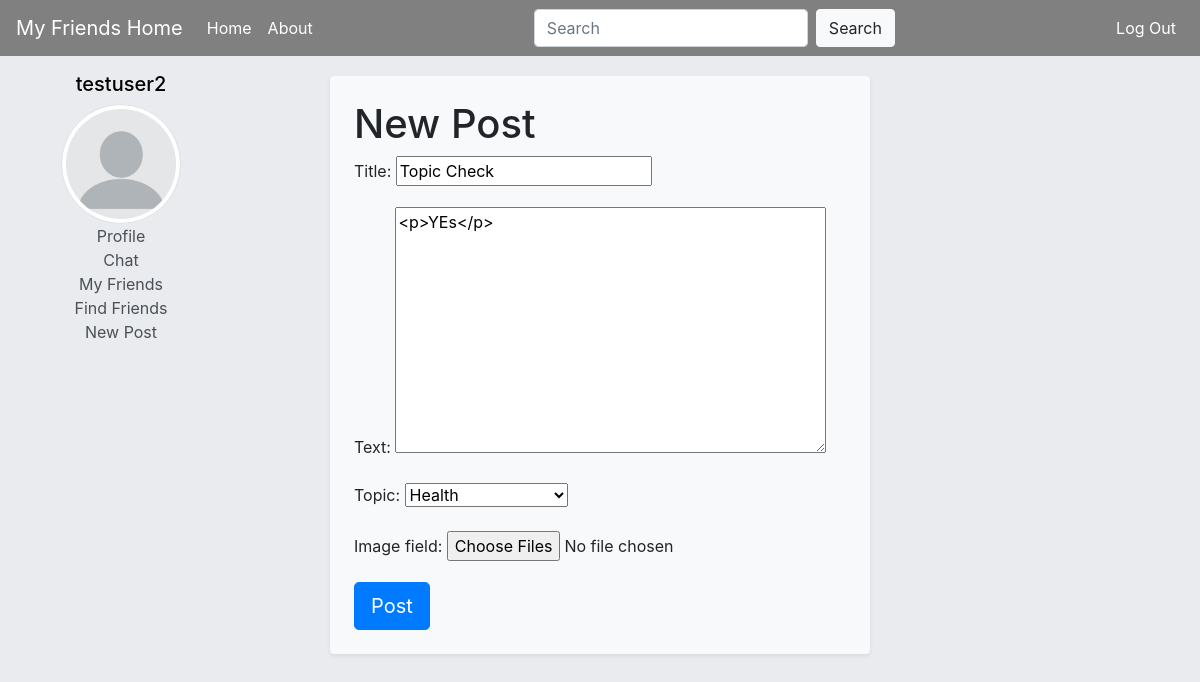
Screenshot of /post/76/update (signed in) with the database file from the repository.
### accounts/models.py (models this page shows, shortened)
class Profile(models.Model):
    user = models.OneToOneField(User, on_delete=models.CASCADE)
    image = models.ImageField(default='default_profile.png', upload_to='', blank=True)
    friends = models.ManyToManyField('Profile', blank=True)

### blog/models.py (models this page shows, shortened)
class Post(models.Model):
    author = models.ForeignKey(User, related_name='posts', on_delete=models.CASCADE)
    title = models.CharField(max_length=200)
    text = models.TextField()
    topic = models.CharField(
        max_length=30,
        choices=(
            ('General', 'General'),
            ('Sports & Fitness', 'Sports & Fitness'),
            ('Health', 'Health'),
            ('Entertainment', 'Entertainment'),
            ('Music', 'Music'),
            ('Education', 'Education'),
            ('Science & Tech', 'Science & Tech'),
            ('Humor', 'Humor'),
            ('Food & Drink', 'Food & Drink'),
            ('Family & Parenting', 'Family & Parenting'),
            ('Style', 'Style'),
            ('Arts', 'Arts'),
            ('Travel', 'Travel'),
            ('Animals', 'Animals'),
        ),
        default='choice1',
    )
    created_date = models.DateTimeField(default=timezone.now)
    likes = models.ManyToManyField(Profile, related_name='likes', blank=True)

### blog/views.py (the view, shortened to what this page needs)
# urls.py: path('post/<int:pk>/update', views.PostUpdateView.as_view(), name='post_edit'),
class PostUpdateView(LoginRequiredMixin, UserPassesTestMixin, UpdateView):
    login_url = '/login/'
    redirect_field_name = 'blog/post_detail.html'
    model = Post
    form_class = PostForm
    def test_func(self):
        post = self.get_object()
        if self.request.user == post.author:
            return True
        return False

### blog/forms.py
class PostForm(forms.ModelForm):
    image_field = forms.FileField(widget=forms.ClearableFileInput(attrs={'multiple': True}), required=False)
    class Meta():
        model = Post
        fields = ('title', 'text', 'topic',)
        widgets = {
            'text': forms.Textarea(attrs={'class': 'editable medium-editor-textarea postcontent'}),
        }

### blog/templates/blog/post_form.html (shortened to what this page needs)
{% extends "blog/base.html" %}
{% block content %}
<div class="jumbotron p-4 bg-light rounded shadow-sm post">
    <h1>New Post</h1>
    <form class="post-form" method="POST" enctype="multipart/form-data">
        {{ form.as_p }}
        <button type="submit" class="btn btn-primary btn-lg">Post</button>
    </form>
</div>
{% endblock %}

### blog/templates/blog/base.html (shortened to what this page needs)
<!DOCTYPE html>
{% load static %}
<html lang="en">
<head>
    <link rel="stylesheet" href="https://stackpath.bootstrapcdn.com/bootstrap/4.4.1/css/bootstrap.min.css">
    <link rel="stylesheet" href="{% static '/css/blog.css' %}">
    <link rel="stylesheet" href="//cdn.jsdelivr.net/npm/medium-editor@latest/dist/css/medium-editor.min.css" type="text/css" media="screen" charset="utf-8">
</head>
    <body>
    <nav class="navbar navbar-expand-lg navbar-light my-bar-bg">
      <a class="navbar-brand" href="{% url 'post_list' %}">My Friends Home</a>
      <div class="collapse navbar-collapse" id="navbarSupportedContent">
        <ul class="navbar-nav mr-auto">
          <li class="nav-item active">
            <a class="nav-link" href="{% url 'post_list' %}">Home <span class="sr-only">(current)</span></a>
            <li class="nav-item active">
            <a class="nav-link" href="{% url 'about' %}">About</a>
          </li>
        </ul>
       <ul class="navbar-nav mr-auto">
           <li class="nav-item">
               <form class="form-inline my-2 my-lg-0  ml-auto">
                  <input class="form-control mr-sm-2" type="search" placeholder="Search" aria-label="Search">
                  <button class="btn btn-light" type="submit">Search</button>
               </form>
           </li>
       </ul>
        <ul class="navbar-nav">
         {% if user.is_authenticated %}
         <li class="nav-item">
             <a class="nav-link" href="{% url 'logout' %}">Log Out</a>
         </li>
         {% endif %}
         </ul>
      </div>
    </nav>
    <div class="container">
        <div class="row" >
            <div class="col-lg-3 col-sm-12 mt-2 ">
   <nav class="navbar">
          <div class="">
              {% if user.is_authenticated %}
              <a href="{% url 'profile' %}" role="tab" aria-controls="home">
                  <div class="text-center">
                    <h5 style="color: #000000;">{{user.username}}</h5>
                    <img class="rounded-circle img-thumbnail" src="{{ user.profile.image.url }}" alt="" width="120">
                  </div>
              </a>
        <div>
          <ul class="navbar-nav text-center ">
              <a class="list-group-item-action"   href="{% url 'profile' %}" role="tab" aria-controls="home">Profile</a>
              <a class="list-group-item-action"   href="{% url 'chat' %}" role="tab">Chat</a>
              <a class="list-group-item-action"   href="{% url 'friends' %}" role="tab">My Friends</a>
              <a class="list-group-item-action"   href="{% url 'find_friends' %}" role="tab">Find Friends</a>
              <a class="list-group-item-action"   href="{% url 'post_new' %}" role="tab">New Post</a>
            </ul>
            </div>
          </div>
       {% endif %}
        </nav>
   <nav class="navbar">
        </nav>
            </div>
            <div class="col-md-6 col-sm-12">
                <div class="blog_posts">
                    {% block content %}
                    {% endblock %}
                </div>
            </div>
            <div class="col-lg-3 col-sm-12 mt-3">
            </div>
        </div>
    </div>
</body>
</html>

### blog/static/css/blog.css (style rules this page uses)
body { background-color: #E9EBEE; }
.post { margin-top: 20px; }
.my-bar-bg { background-color: #808080; }
.nav-link { color: white !important; }
.navbar-brand { color: white !important; }

### rows the page displays
Post: title "Topic Check", text "<p>YEs</p>", topic "Health"

### other values shown
{{ user.username }} "testuser2"
